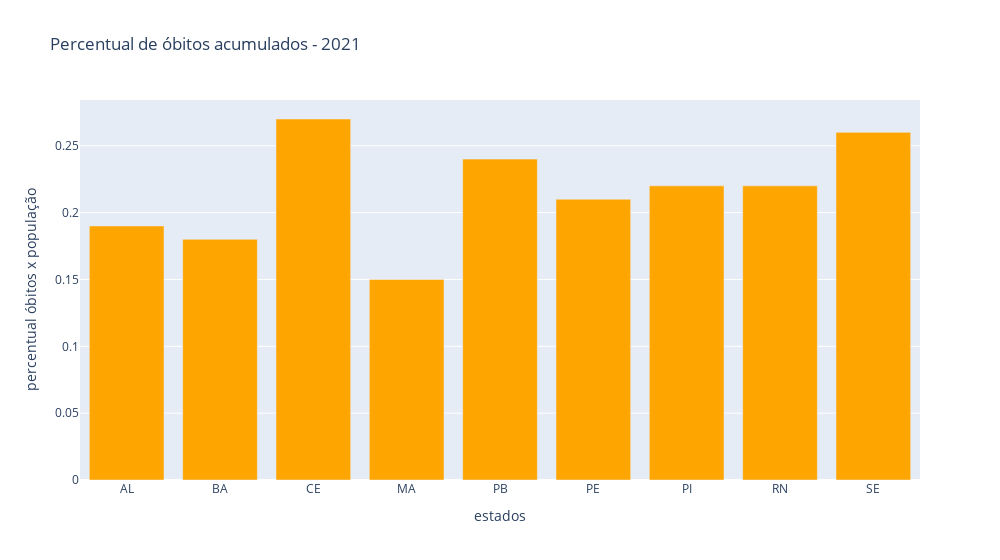

Here is the notebook cell this chart was saved with:
### Markdown cell above
- O gráfico demonstra a forte correlação entre o número acumulado de óbitos com o tamanho da população. Os três estados mais populosos do nordeste são Bahia, Pernambuco e Ceará.

### Code cell
grafico_percentual_obitos = xp.bar(
    dados_obitos_acumulados_20212, 
    x="estados",
    y="percentual óbitos x população",
    width=1000,
    title='Percentual de óbitos acumulados - 2021',
    color_discrete_sequence =['orange']*len(dados_obitos_acumulados_20212))

grafico_percentual_obitos.show()

### Figure 1 — Plotly figure (JSON) as saved in the notebook; plotly's stock layout.template omitted (floating-point values rounded to 4 significant figures)
{"data": [{"alignmentgroup": "True", "hovertemplate": "estados=%{x}<br>percentual óbitos x população=%{y}<extra></extra>", "legendgroup": "", "marker": {"color": "orange", "pattern": {"shape": ""}}, "name": "", "offsetgroup": "", "orientation": "v", "showlegend": false, "textposition": "auto", "type": "bar", "x": ["AL", "BA", "CE", "MA", "PB", "PE", "PI", "RN", "SE"], "xaxis": "x", "y": [0.19, 0.18, 0.27, 0.15, 0.24, 0.21, 0.22, 0.22, 0.26], "yaxis": "y"}], "layout": {"barmode": "relative", "legend": {"tracegroupgap": 0}, "title": {"text": "Percentual de óbitos acumulados - 2021"}, "width": 1000, "xaxis": {"anchor": "y", "domain": [0, 1], "title": {"text": "estados"}}, "yaxis": {"anchor": "x", "domain": [0, 1], "title": {"text": "percentual óbitos x população"}}}}
